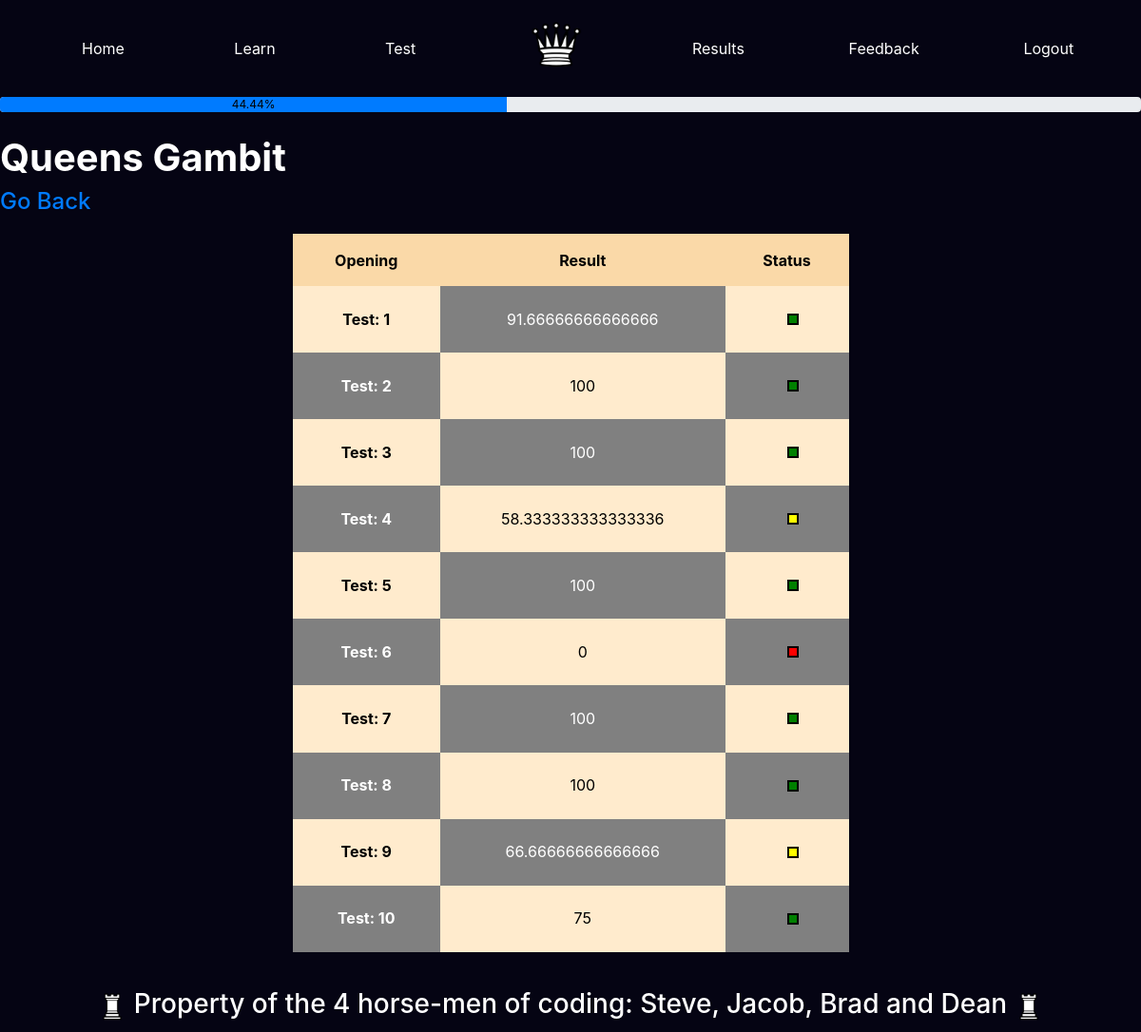
Screenshot of /results/Queens Gambit/ (signed in) with the database file from the repository.
### app/models.py (models this page shows)
class Results(db.Model):
    id = db.Column(db.Integer, primary_key=True)
    opening = db.Column(db.String(140))
    result =db.Column(db.Integer)
    incorrect = db.Column(db.ARRAY(db.String(140)))
    passed = db.Column(db.Boolean)
    timestamp = db.Column(db.DateTime, index=True, default=datetime.utcnow)
    user_id = db.Column(db.Integer, db.ForeignKey('user.id'))

### app/routes.py (the view)
@app.route('/results/<opening>/', methods=['GET', 'POST'])
@login_required
def results(opening):
    res = Results.query.filter_by(user_id = current_user.id, passed = True)
    openings = []
    for r in res:
        openings.append(r.opening)
    numerator = len(set(openings))
    denominator = Openings.query.all()
    denominator = len(denominator)
    complete = str(round((numerator/denominator)*100, 2)) + '%'
    u = User.query.get(current_user.id)
    res = Results.query.filter_by(user_id = current_user.id, opening = opening)
    return render_template('results.html', title='results', query = res, prog=complete, opening = opening)

### app/models.py (called while the page is built)
@login.user_loader
def load_user(id):
    return User.query.get(int(id))

### app/templates/results.html (shortened to what this page needs)
{% extends "base.html" %}
{% block content %}
<head>
    <link rel="stylesheet" href="https://maxcdn.bootstrapcdn.com/bootstrap/4.5.2/css/bootstrap.min.css">
</head>
<body>
    <div id="wrapper">
        <br>
        <h1><b>{{opening}}</b></h1>
        <h4><a href="{{url_for('selectresult')}}">Go Back</a></h4>
        <div class="row" style="min-height:20%;">
            <div class="col-sm-3"></div>
            <div class="col-sm-6">
                <table style="padding-bottom: 50px;">
                    <tr id="header">
                        <th style="padding: 15px;">Opening</th>
                        <th style="padding: 15px;">Result</th>
                        <th style="padding: 15px;">Status</th>
                    </tr>
                    {% for r in query %}
                    <tr>
                        {% if loop.index%2 == 0 %}
                        <td style="background-color: grey;">
                            <p style="font-weight: bold; padding-top: 15px; color: white;">Test: {{loop.index}}</p>
                        </td>
                        <td style="background-color: blanchedalmond;">
                            <p style="padding-top: 15px; color: black;">{{r.result}}</p>
                        </td>
                        <td style="background-color: grey;">
                            {% if r.result >= 75 %}
                            <div id="square" style="background-color: green;"></div>
                            {% elif 50<=r.result<75 %}
                            <div id="square" style="background-color: yellow;"></div>
                            {% else %}
                            <div id="square" style="background-color: red;"></div>
                            {% endif %}
                        </td>
                        {% else %}
                        <td style="background-color: blanchedalmond;">
                            <p style="font-weight: bold; padding-top: 15px; color: black;">Test: {{loop.index}}</p>
                        </td>
                        <td style="background-color: grey;">
                            <p style="padding-top: 15px; color: white;">{{r.result}}</p>
                        </td>
                        <td style="background-color: blanchedalmond;">
                            {% if r.result >= 75 %}
                            <div id="square" style="background-color: green;"></div>
                            {% elif 50<=r.result<75 %}
                            <div id="square" style="background-color: yellow;"></div>
                            {% else %}
                            <div id="square" style="background-color: red;"></div>
                            {% endif %}
                        </td>
                        {% endif %}
                    </tr>
                    {% endfor %}
                </table>
            </div>
            <div class="col-sm-3"></div>
        </div>
    </div>
</body>
{% include "footer.html" %}
{% endblock %}

### app/templates/base.html (shortened to what this page needs)
<!DOCTYPE html>
<html>
    <head>
        <link rel="stylesheet" href="https://maxcdn.bootstrapcdn.com/bootstrap/4.5.2/css/bootstrap.min.css">
  </head>
  <body>
    <nav class="navbar navbar-expand-sm justify-content-center" style="background-color: rgb(5, 4, 19); padding-left: 2.6%;">
      <ul class="navbar-nav nav-fill w-100">
        <li class="nav-item" style="padding-top: 2%; padding-right: 0.5%;">
          <a class="nav-link" href="{{ url_for('index') }}">Home</a>
        </li>
        <li class="nav-item" style="padding-top: 2%; padding-right: 0.5%;">
          <a class="nav-link" href="{{ url_for('newLearn') }}">Learn</a>
        </li>
        <li class="nav-item" style="padding-top: 2%; padding-right: 0.5%;">
          <a class="nav-link" href="{{ url_for('newTest') }}">Test</a>
        </li>
        <a class="navbar-brand mx-auto" href="{{ url_for('index') }}" style="padding-left: 5%; padding-right: 5%; padding-top: 0.75%;">
          <img src="/static/img/chesspieces/wikipedia/wQ.png" alt="logo" style="width:60px;">
        </a>
        <li class="nav-item" style="padding-top: 2%;">
          <a class="nav-link" href="{{ url_for('selectresult') }}">Results</a>
        </li>
        <li class="nav-item" style="padding-top: 2%;">
          <a class="nav-link" href="{{ url_for('feedback2') }}">Feedback</a>
        </li>
        <li class="nav-item" style="padding-top: 2%;">
          <a class="nav-link" href="{{ url_for('logout') }}">Logout</a>
        </li>
      </ul>
    </nav>
    <div class = "progress" style="margin-top: 1%;">
      <div class = "progress-bar" role = "progressbar" style = "width: {{prog}}; color: black;";  aria-valuemin="0" aria-valuemax="100">{{prog}}</div>
    </div>
        {% block content %}{% endblock %}
    </body>
</html>

### app/templates/footer.html (shortened to what this page needs)
<!DOCTYPE html>
<html>
    <head>
        <link rel="stylesheet" href="https://maxcdn.bootstrapcdn.com/bootstrap/4.5.2/css/bootstrap.min.css">
  </head>
    <body>
      <div id='footer' class="text-align">
        <h3>
          <img src="/static/img/chesspieces/wikipedia/wR.png" alt="footerking" style="height: 40px; width:30px;">
          Property of the 4 horse-men of coding: Steve, Jacob, Brad and Dean
          <img src="/static/img/chesspieces/wikipedia/wR.png" alt="footerking" style="height: 40px; width:30px;">
        </h3>
      </div>
    </body>
</html>

### app/templates/base.html (style rules this page uses)
.nav-link { color: white; }

### app/templates/results.html (style rules this page uses)
html, body { height: 90%; margin: 0; }
#wrapper { min-height: 90%; }
table { width: 100%; height: 100%; text-align: center; margin-top: 2%; background-color: blanchedalmond; border-collapse:collapse; border-radius: 25px; }
tr#header { background-color: rgb(250, 217, 168); }
tr { padding-top: 15px; padding-bottom: 15px; }
th,p { color: black; }
td { padding: 7px; }
#square { text-align: center; width: 1vw; height: 1vw; margin-left: 50%; border: 2px double black; }
h4 { margin-top: 2%; }

### app/templates/footer.html (style rules this page uses)
* { color: white; }
body { background-color: rgb(5, 4, 19); }
#footer { position:relative; bottom:0; width:100%; height:40px; padding-top: 2%; display: table; margin-top: 2%; margin-bottom: 1%; }
.text-align { display: table-cell; vertical-align: middle; text-align: center; }

### rows the page displays
Results: result "91.66666666666666"
Results: result "100"
Results: result "100"
Results: result "58.333333333333336"
Results: result "100"
Results: result "0"
Results: result "100"
Results: result "100"
Results: result "66.66666666666666"
Results: result "75"

### other values shown
{{ prog }} "44.44%"
{{ opening }} "Queens Gambit"
